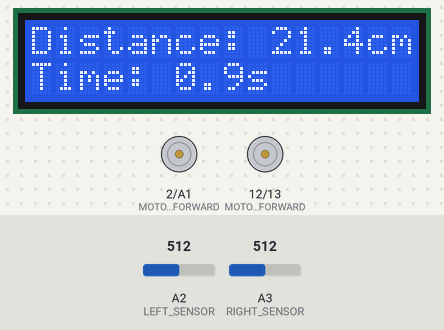
The sketch below on a simulated Arduino Uno, built with avr-gcc and run on an emulated ATmega328P. On the bench: 16×2 character LCD, motor-driver pin pairs drawn as motors (green arrow = first pin HIGH = forward, orange = second pin HIGH = backward, longer = more drive, scaled by the enable pin). Inputs (shaded band) come from the test bench; at power-on: A2 (LEFT_SENSOR) = 512, A3 (RIGHT_SENSOR) = 512.

Above: at 1.2 s.
1.3 s: A2 (LEFT_SENSOR) set to 190
At 1.73 s:
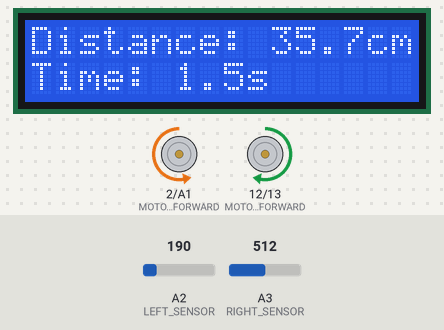
4.1 s: A3 (RIGHT_SENSOR) set to 219
7.1 s: A3 (RIGHT_SENSOR) set to 183
At 7.57 s:
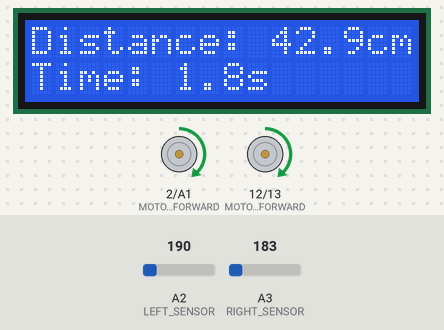
9.5 s: A2 (LEFT_SENSOR) set to 216
At 9.67 s:
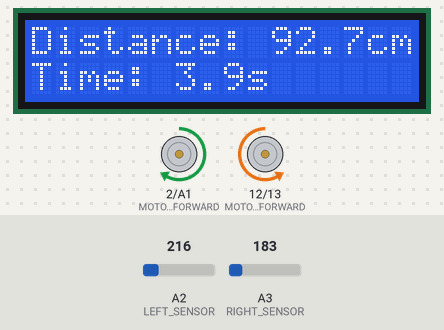
11.9 s: A3 (RIGHT_SENSOR) set to 210
At 13.29 s:
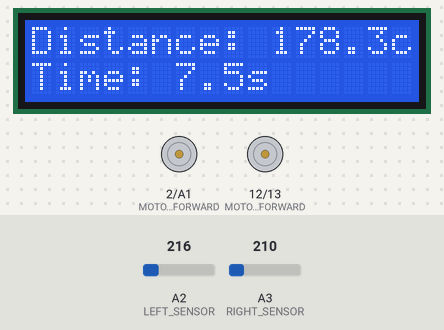
14.6 s: A2 (LEFT_SENSOR) set to 170
At 15.71 s:
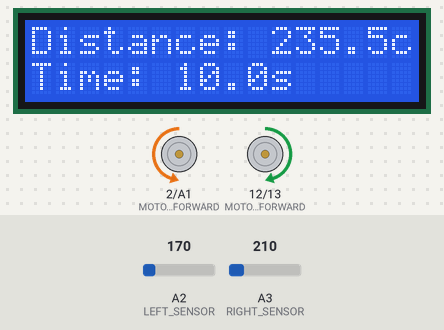
Timing chart, 0 to 17.1 s (numbered marks = the images above; inputs shaded):
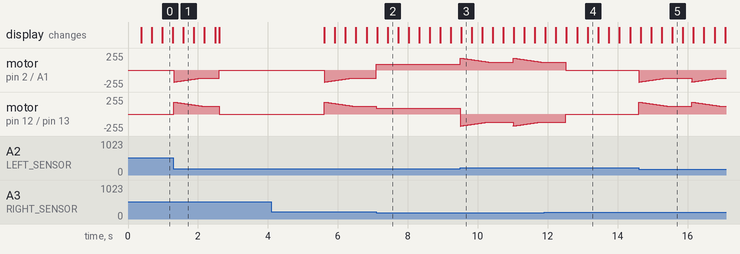

Measured:
- the behaviour switches between 201 and 200 on A3 (RIGHT_SENSOR) (found by bisection; images 1 and 2)
- the behaviour switches between 200 and 201 on A2 (LEFT_SENSOR) (found by bisection; images 2 and 3)
- after the input at 9.5 s, motor on pin 2 (MOTOR_RIGHT_FORWARD) / A1 (MOTOR_RIGHT_BACKWARD): ramps from forward 180/255 to forward 120/255 and jumps back, once every 1.5 s; motor on pin 12 (MOTOR_LEFT_FORWARD) / pin 13 (MOTOR_LEFT_BACKWARD): ramps from backward 180/255 to backward 120/255 and jumps back, once every 1.5 s
- after the input at 14.6 s, motor on pin 2 (MOTOR_RIGHT_FORWARD) / A1 (MOTOR_RIGHT_BACKWARD): ramps from backward 180/255 to backward 120/255 and jumps back, once every 1.5 s; motor on pin 12 (MOTOR_LEFT_FORWARD) / pin 13 (MOTOR_LEFT_BACKWARD): ramps from forward 180/255 to forward 120/255 and jumps back, once every 1.5 s
- by itself, motor on pin 2 (MOTOR_RIGHT_FORWARD) / A1 (MOTOR_RIGHT_BACKWARD): ramps from backward 180/255 to backward 120/255 and jumps back, once every 0.01 s
- by itself, motor on pin 12 (MOTOR_LEFT_FORWARD) / pin 13 (MOTOR_LEFT_BACKWARD): ramps from forward 180/255 to forward 120/255 and jumps back, once every 0.01 s

The sketch:

Line_following.ino
```cpp
#include <LiquidCrystal.h>
#define LEFT_SENSOR  A2
#define RIGHT_SENSOR A3
#define BLACK_THRESHOLD 200

#define MOTOR_LEFT_SPEED     3
#define MOTOR_LEFT_FORWARD  12
#define MOTOR_LEFT_BACKWARD 13
#define MOTOR_RIGHT_SPEED   11
#define MOTOR_RIGHT_FORWARD 2
#define MOTOR_RIGHT_BACKWARD A1

//rs=8, en=9, d4=4, d5=5, d6=6, d7=7
LiquidCrystal lcd(8, 9, 4, 5, 6, 7);


const float SPEED_CM_PER_MS = 2.13 / 9 / 1000 * 100;
const float STOP_DISTANCE = 60.0;
const unsigned long STOP_DURATION = 3000;
const int forwardSpeed = 90;

// ---------------- Motor control ----------------
void motor(int leftPWM, int rightPWM){
  if(leftPWM >= 0){
    digitalWrite(MOTOR_LEFT_FORWARD, HIGH);
    digitalWrite(MOTOR_LEFT_BACKWARD, LOW);
  }else{
    digitalWrite(MOTOR_LEFT_FORWARD, LOW);
    digitalWrite(MOTOR_LEFT_BACKWARD, HIGH);
    leftPWM = -leftPWM;
  }
  analogWrite(MOTOR_LEFT_SPEED, leftPWM);

  if(rightPWM >= 0){
    digitalWrite(MOTOR_RIGHT_FORWARD, HIGH);
    digitalWrite(MOTOR_RIGHT_BACKWARD, LOW);
  }else{
    digitalWrite(MOTOR_RIGHT_FORWARD, LOW);
    digitalWrite(MOTOR_RIGHT_BACKWARD, HIGH);
    rightPWM = -rightPWM;
  }
  analogWrite(MOTOR_RIGHT_SPEED, rightPWM);
}

void stopCar(){
  motor(0,0);
}

// ---------------- Global variables ----------------
int turning = 0;               // 0 = forward, 1 = pivot right, 2 = pivot left
unsigned long turnStart = 0;

// Speeds
const int pivotSpeedMax = 180;   // fast pivot for sharp corner
const int pivotSpeedMin = 120;   // maintain enough speed for pivot precision
const unsigned long pivotTimeMax = 800;  // time to reduce pivot speed


unsigned long runStartTime = 0;
float totalDistance = 0.0;
bool isFirst60cm = true;
bool isStoppedAt60cm = false;
unsigned long stopStartTime = 0;

// ---------------- Setup ----------------
void setup(){
  pinMode(MOTOR_LEFT_FORWARD,  OUTPUT);
  pinMode(MOTOR_LEFT_BACKWARD, OUTPUT);
  pinMode(MOTOR_RIGHT_FORWARD, OUTPUT);
  pinMode(MOTOR_RIGHT_BACKWARD,OUTPUT);

  pinMode(LEFT_SENSOR, INPUT);
  pinMode(RIGHT_SENSOR, INPUT);


  lcd.begin(16, 2);
  lcd.clear();
  lcd.print("Distance: 0.0cm");
  lcd.setCursor(0, 1);
  lcd.print("Time: 0.0s");

  stopCar();
  runStartTime = millis();
}

// ---------------- Loop ----------------
void loop(){
  unsigned long now = millis();

  unsigned long runTimeMs = now - runStartTime;
  float runTimeS = runTimeMs / 1000.0;


  if(!isStoppedAt60cm){
    totalDistance = SPEED_CM_PER_MS * runTimeMs;
  }


  if(totalDistance >= STOP_DISTANCE && isFirst60cm && !isStoppedAt60cm){
    isStoppedAt60cm = true;
    stopStartTime = now;
    stopCar();
    lcd.clear();
    lcd.print("Stopped at 60cm");
    lcd.setCursor(0, 1);
    lcd.print("Wait 3s...");
  }

  if(isStoppedAt60cm && (now - stopStartTime) >= STOP_DURATION){
    isStoppedAt60cm = false;
    isFirst60cm = false;
    runStartTime = millis();
    totalDistance = STOP_DISTANCE;
  }


  if(!isStoppedAt60cm){
    lcd.setCursor(0, 0);
    lcd.print("Distance: ");
    lcd.print(totalDistance, 1);
    lcd.print("cm");
    lcd.setCursor(0, 1);
    lcd.print("Time: ");
    lcd.print(runTimeS, 1);
    lcd.print("s");
  }


  if(!isStoppedAt60cm){
    int L = analogRead(LEFT_SENSOR);
    int R = analogRead(RIGHT_SENSOR);

    bool leftBlack  = (L > BLACK_THRESHOLD);
    bool rightBlack = (R > BLACK_THRESHOLD);

    switch(turning){
      case 0: // Forward mode
        if(leftBlack && !rightBlack){
          turning = 1;      // Start pivot right
          turnStart = now;
        }
        else if(!leftBlack && rightBlack){
          turning = 2;      // Start pivot left
          turnStart = now;
        }
        else if(!leftBlack && !rightBlack){
          motor(forwardSpeed, forwardSpeed);
        }
        else if(leftBlack && rightBlack){
          stopCar();        // Both black → stop
        }
        break;

      case 1: // Pivot right
        {
          unsigned long pivotTime = now - turnStart;
          int speed = pivotSpeedMax - (pivotSpeedMax - pivotSpeedMin) * pivotTime / pivotTimeMax;
          if(speed < pivotSpeedMin) speed = pivotSpeedMin;
          motor(-speed, speed);  // Pivot right
          if(!leftBlack || pivotTime > 1500) turning = 0; // Resume forward
        }
        break;

      case 2: // Pivot left
        {
          unsigned long pivotTime = now - turnStart;
          int speed = pivotSpeedMax - (pivotSpeedMax - pivotSpeedMin) * pivotTime / pivotTimeMax;
          if(speed < pivotSpeedMin) speed = pivotSpeedMin;
          motor(speed, -speed);  // Pivot left
          if(!rightBlack || pivotTime > 1500) turning = 0; // Resume forward
        }
        break;
    }
  }
}
```
